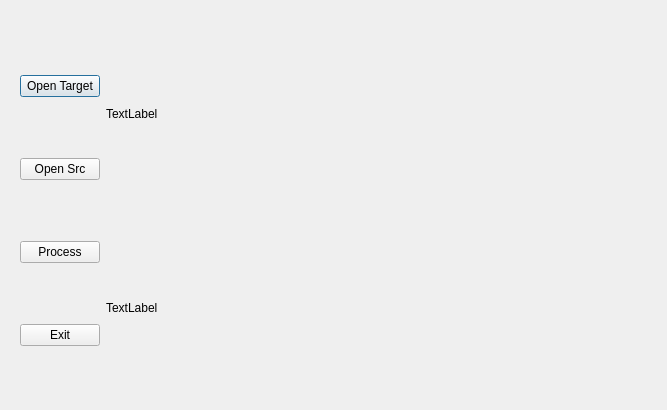
<?xml version="1.0" encoding="UTF-8"?>
<ui version="4.0">
 <class>ImagerMerge</class>
 <widget class="QDialog" name="ImagerMerge">
  <property name="geometry">
   <rect>
    <x>0</x>
    <y>0</y>
    <width>667</width>
    <height>410</height>
   </rect>
  </property>
  <property name="windowTitle">
   <string>Dialog</string>
  </property>
  <widget class="QWidget" name="horizontalLayoutWidget">
   <property name="geometry">
    <rect>
     <x>20</x>
     <y>20</y>
     <width>641</width>
     <height>381</height>
    </rect>
   </property>
   <layout class="QHBoxLayout" name="horizontalLayout">
    <item>
     <layout class="QVBoxLayout" name="verticalLayout">
      <item>
       <widget class="QPushButton" name="openTarget">
        <property name="text">
         <string>Open Target</string>
        </property>
       </widget>
      </item>
      <item>
       <widget class="QPushButton" name="openSrc">
        <property name="text">
         <string>Open Src</string>
        </property>
       </widget>
      </item>
      <item>
       <widget class="QPushButton" name="processBtn">
        <property name="text">
         <string>Process</string>
        </property>
       </widget>
      </item>
      <item>
       <widget class="QPushButton" name="exitBtn">
        <property name="text">
         <string>Exit</string>
        </property>
       </widget>
      </item>
     </layout>
    </item>
    <item>
     <layout class="QVBoxLayout" name="verticalLayout_4">
      <item>
       <widget class="QLabel" name="targetImage">
        <property name="sizePolicy">
         <sizepolicy hsizetype="Expanding" vsizetype="Expanding">
          <horstretch>0</horstretch>
          <verstretch>0</verstretch>
         </sizepolicy>
        </property>
        <property name="text">
         <string>TextLabel</string>
        </property>
       </widget>
      </item>
      <item>
       <widget class="QLabel" name="srcImage">
        <property name="sizePolicy">
         <sizepolicy hsizetype="Expanding" vsizetype="Expanding">
          <horstretch>0</horstretch>
          <verstretch>0</verstretch>
         </sizepolicy>
        </property>
        <property name="text">
         <string>TextLabel</string>
        </property>
       </widget>
      </item>
     </layout>
    </item>
   </layout>
  </widget>
  <zorder>horizontalLayoutWidget</zorder>
  <zorder>label</zorder>
  <zorder>label</zorder>
 </widget>
 <resources/>
 <connections/>
</ui>
